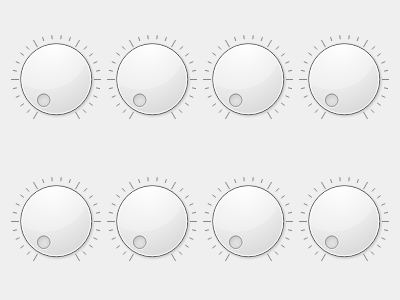
<?xml version="1.0" encoding="UTF-8"?>
<ui version="4.0">
 <class>Dials</class>
 <widget class="QWidget" name="Dials">
  <property name="geometry">
   <rect>
    <x>0</x>
    <y>0</y>
    <width>400</width>
    <height>300</height>
   </rect>
  </property>
  <property name="windowTitle">
   <string>Form</string>
  </property>
  <layout class="QGridLayout" name="gridLayout">
   <item row="0" column="0">
    <widget class="QDial" name="dial_1">
     <property name="notchesVisible">
      <bool>true</bool>
     </property>
    </widget>
   </item>
   <item row="0" column="1">
    <widget class="QDial" name="dial_2">
     <property name="notchesVisible">
      <bool>true</bool>
     </property>
    </widget>
   </item>
   <item row="0" column="2">
    <widget class="QDial" name="dial_3">
     <property name="notchesVisible">
      <bool>true</bool>
     </property>
    </widget>
   </item>
   <item row="0" column="3">
    <widget class="QDial" name="dial_4">
     <property name="notchesVisible">
      <bool>true</bool>
     </property>
    </widget>
   </item>
   <item row="1" column="0">
    <widget class="QDial" name="dial_5">
     <property name="notchesVisible">
      <bool>true</bool>
     </property>
    </widget>
   </item>
   <item row="1" column="1">
    <widget class="QDial" name="dial_6">
     <property name="notchesVisible">
      <bool>true</bool>
     </property>
    </widget>
   </item>
   <item row="1" column="2">
    <widget class="QDial" name="dial_7">
     <property name="notchesVisible">
      <bool>true</bool>
     </property>
    </widget>
   </item>
   <item row="1" column="3">
    <widget class="QDial" name="dial_8">
     <property name="notchesVisible">
      <bool>true</bool>
     </property>
    </widget>
   </item>
  </layout>
 </widget>
 <resources/>
 <connections/>
</ui>
